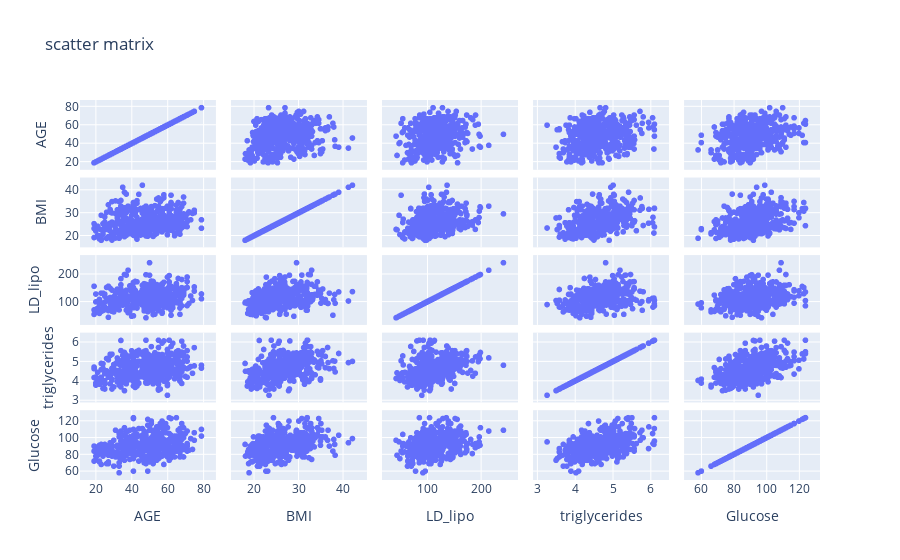

This figure's notebook cell:
### Markdown cell above
&#9989; **(6 pt):** Draw a scatter matrix plot of the data with the variables: **AGE, BMI, LD_lipo, triglycerides, and Glucose.** Make sure to include a title for your plot. (**Note** It may be useful to use Google to help you find relevant documentation.)

### Code cell
## Put your code here
col=["AGE","BMI","LD_lipo","triglycerides","Glucose"]

fig = px.scatter_matrix(df1[col],title="scatter matrix")
fig.show()

### Figure 1 — Plotly figure (JSON) as saved in the notebook; plotly's stock layout.template omitted (floating-point values rounded to 4 significant figures; data arrays with more than 128 entries replaced by an {"elided": "..."} marker saying what was removed)
{"data": [{"dimensions": [{"axis": {"matches": true}, "label": "AGE", "values": {"elided": "442 int values"}}, {"axis": {"matches": true}, "label": "BMI", "values": {"elided": "442 float values"}}, {"axis": {"matches": true}, "label": "LD_lipo", "values": {"elided": "442 float values"}}, {"axis": {"matches": true}, "label": "triglycerides", "values": {"elided": "442 float values"}}, {"axis": {"matches": true}, "label": "Glucose", "values": {"elided": "442 int values"}}], "hovertemplate": "%{xaxis.title.text}=%{x}<br>%{yaxis.title.text}=%{y}<extra></extra>", "legendgroup": "", "marker": {"color": "#636efa", "symbol": "circle"}, "name": "", "showlegend": false, "type": "splom"}], "layout": {"dragmode": "select", "legend": {"tracegroupgap": 0}, "title": {"text": "scatter matrix"}}}
